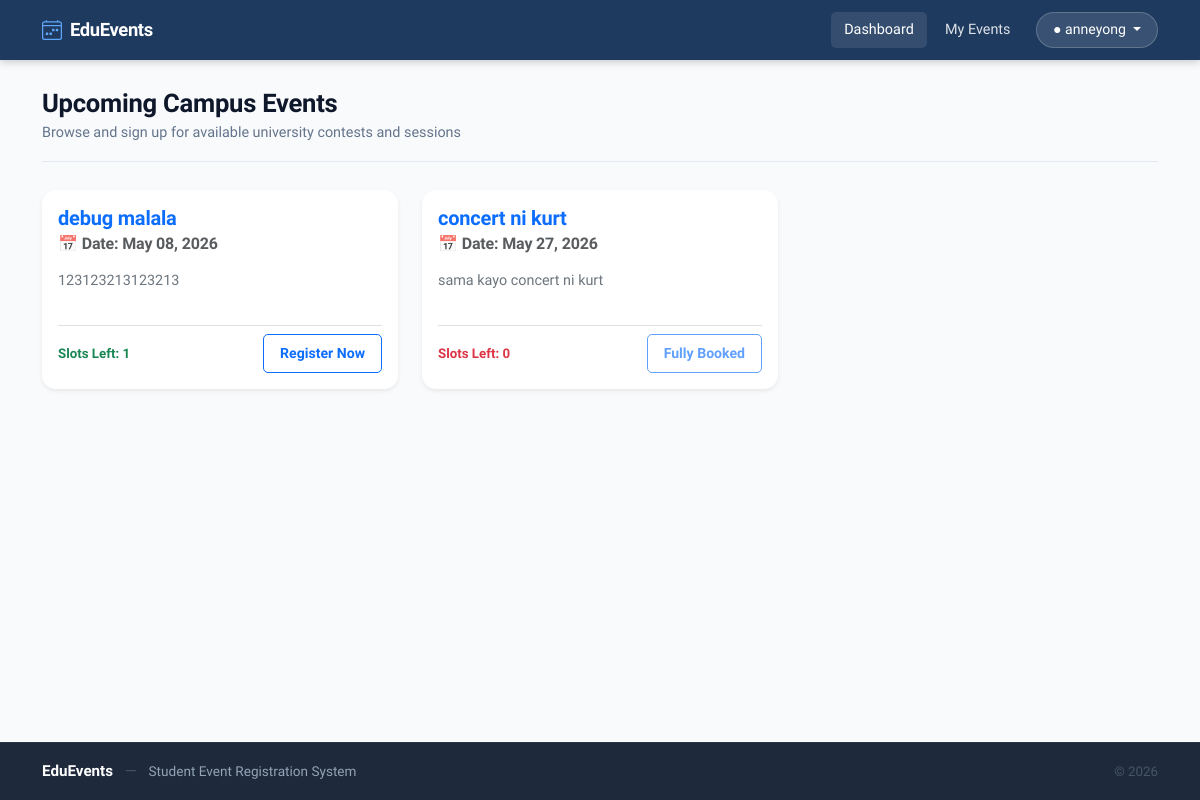
/student/dashboard.php (signed in), run on the app's committed database.
### tables this page shows
CREATE TABLE `events` (
  `id` int(11) NOT NULL,
  `title` varchar(150) NOT NULL,
  `description` text NOT NULL,
  `event_date` date NOT NULL,
  `slots` int(11) NOT NULL
);

### student/dashboard.php (the view, shortened to what this page needs)
<?php
require_once '../auth/db.php';
$stmt = $pdo->query("SELECT * FROM events ORDER BY event_date ASC");
$events = $stmt->fetchAll();
include '../includes/header.php';
?>
<div class="container">
    <div class="page-heading">
        <h2>Upcoming Campus Events</h2>
        <p>Browse and sign up for available university contests and sessions</p>
    </div>
    <div class="row">
        <?php foreach ($events as $event): ?>
            <div class="col-md-4 mb-4">
                <div class="card h-100 border-0 shadow-sm">
                    <div class="card-body d-flex flex-column">
                        <h5 class="card-title fw-bold text-primary"><?php echo htmlspecialchars($event['title']); ?></h5>
                        <h6 class="card-subtitle mb-3 text-muted">
                            📅 Date: <?php echo date('M d, Y', strtotime($event['event_date'])); ?>
                        </h6>
                        <p class="card-text text-secondary flex-grow-1"><?php echo htmlspecialchars($event['description']); ?></p>
                        <div class="d-flex justify-content-between align-items-center mt-3 pt-2 border-top">
                            <span class="small fw-bold <?php echo ($event['slots'] > 0) ? 'text-success' : 'text-danger'; ?>">
                                Slots Left: <?php echo htmlspecialchars($event['slots']); ?>
                            </span>
                            <form method="POST" class="m-0">
                                <button type="submit" class="btn btn-sm btn-outline-primary px-3" <?php echo ($event['slots'] <= 0) ? 'disabled' : ''; ?>>
                                    <?php echo ($event['slots'] > 0) ? 'Register Now' : 'Fully Booked'; ?>
                                </button>
                            </form>
                        </div>
                    </div>
                </div>
            </div>
        <?php endforeach; ?>
    </div>
</div>
<?php include '../includes/footer.php'; ?>

### assets/style.css (style rules this page uses)
:root { --clr-primary: #2563eb; --clr-primary-dark: #1d4ed8; --clr-primary-soft: rgba(37, 99, 235, 0.1); --clr-danger: #dc2626; --clr-danger-soft: rgba(220, 38, 38, 0.08); --clr-success: #16a34a; --clr-success-soft: rgba(22, 163, 74, 0.08); --clr-warning: #d97706; --clr-bg: #f8fafc; --clr-surface: #ffffff; --clr-border: #e2e8f0; --clr-border-dark: #cbd5e1; --clr-text: #0f172a; --clr-text-muted: #64748b; --clr-text-light: #94a3b8; --clr-navbar-bg: #1e3a5f; --clr-navbar-text: rgba(255,255,255,0.85); --clr-navbar-active: #ffffff; --clr-footer-bg: #1e293b; --font-main: 'Plus Jakarta Sans', system-ui, sans-serif; --radius-sm: 5px; --radius-md: 10px; --radius-lg: 14px; --radius-xl: 20px; --shadow-sm: 0 1px 3px rgba(0,0,0,0.08), 0 1px 2px rgba(0,0,0,0.06); --shadow-md: 0 4px 12px rgba(0,0,0,0.1); --shadow-lg: 0 8px 30px rgba(0,0,0,0.12); --transition: 0.18s ease; }
*, *::before, *::after { box-sizing: border-box; }
html { scroll-behavior: smooth; }
body { font-family: var(--font-main); background-color: var(--clr-bg); color: var(--clr-text); font-size: 0.95rem; line-height: 1.65; min-height: 100vh; display: flex; flex-direction: column; }
h1, h2, h3, h4, h5, h6 { font-family: var(--font-main); font-weight: 700; color: var(--clr-text); letter-spacing: -0.01em; }
.card { border: 1px solid var(--clr-border); border-radius: var(--radius-lg); box-shadow: var(--shadow-sm); background-color: var(--clr-surface); transition: box-shadow var(--transition), transform var(--transition), border-color var(--transition); }
.card-title { font-weight: 700; color: var(--clr-text); }
.card-text { color: var(--clr-text-muted); font-size: 0.9rem; }
.btn { font-family: var(--font-main); font-weight: 600; font-size: 0.88rem; border-radius: var(--radius-sm); padding: 0.5rem 1.2rem; transition: all var(--transition); }
.page-heading { margin-bottom: 1.75rem; padding-bottom: 1rem; border-bottom: 1px solid var(--clr-border); }
.page-heading h2 { font-size: 1.6rem; font-weight: 800; margin-bottom: 0.2rem; }
.page-heading p { color: var(--clr-text-muted); font-size: 0.9rem; margin: 0; }

### data on the page
events: title "debug malala", event_date "May 08, 2026", description "123123213123213", slots "1", shows "Register Now"
events: title "concert ni kurt", event_date "May 27, 2026", description "sama kayo concert ni kurt", slots "0", shows "Fully Booked"

### other printed values
$displayName "anneyong"
